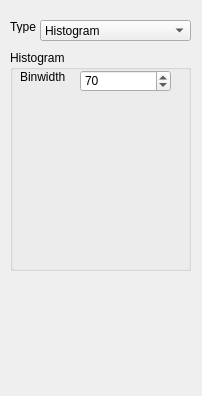
<?xml version="1.0" encoding="UTF-8"?>
<ui version="4.0">
 <class>HistogramConfig</class>
 <widget class="QWidget" name="HistogramConfig">
  <property name="geometry">
   <rect>
    <x>0</x>
    <y>0</y>
    <width>202</width>
    <height>396</height>
   </rect>
  </property>
  <property name="windowTitle">
   <string>Form</string>
  </property>
  <widget class="QGroupBox" name="groupBox">
   <property name="geometry">
    <rect>
     <x>10</x>
     <y>50</y>
     <width>181</width>
     <height>221</height>
    </rect>
   </property>
   <property name="title">
    <string>Histogram</string>
   </property>
   <widget class="QSpinBox" name="spinBoxBinwidth">
    <property name="geometry">
     <rect>
      <x>70</x>
      <y>20</y>
      <width>91</width>
      <height>22</height>
     </rect>
    </property>
    <property name="minimumSize">
     <size>
      <width>91</width>
      <height>0</height>
     </size>
    </property>
    <property name="maximum">
     <number>100</number>
    </property>
    <property name="value">
     <number>70</number>
    </property>
   </widget>
   <widget class="QLabel" name="label_2">
    <property name="geometry">
     <rect>
      <x>10</x>
      <y>20</y>
      <width>47</width>
      <height>13</height>
     </rect>
    </property>
    <property name="text">
     <string>Binwidth</string>
    </property>
   </widget>
  </widget>
  <widget class="QComboBox" name="comboBox">
   <property name="geometry">
    <rect>
     <x>40</x>
     <y>20</y>
     <width>151</width>
     <height>21</height>
    </rect>
   </property>
   <item>
    <property name="text">
     <string>Histogram</string>
    </property>
   </item>
   <item>
    <property name="text">
     <string>Density</string>
    </property>
   </item>
   <item>
    <property name="text">
     <string>Histogram &amp; Density</string>
    </property>
   </item>
  </widget>
  <widget class="QLabel" name="label">
   <property name="geometry">
    <rect>
     <x>10</x>
     <y>20</y>
     <width>47</width>
     <height>13</height>
    </rect>
   </property>
   <property name="text">
    <string>Type</string>
   </property>
  </widget>
 </widget>
 <resources/>
 <connections/>
</ui>
